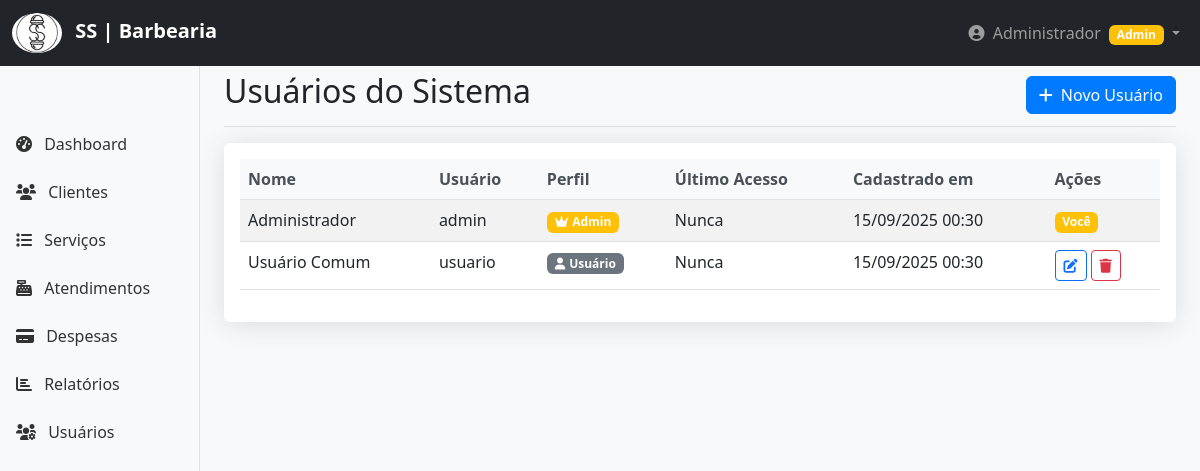
Page /pages/usuarios.php (signed in) on the committed database.
### tables this page shows
CREATE TABLE IF NOT EXISTS usuarios (
    id INT AUTO_INCREMENT PRIMARY KEY,
    nome VARCHAR(100) NOT NULL,
    usuario VARCHAR(50) NOT NULL UNIQUE,
    senha_hash VARCHAR(255) NOT NULL,
    perfil ENUM('admin', 'usuario') DEFAULT 'usuario',
    ativo TINYINT(1) DEFAULT 1,
    ultimo_login TIMESTAMP NULL,
    created_at TIMESTAMP DEFAULT CURRENT_TIMESTAMP,
    updated_at TIMESTAMP DEFAULT CURRENT_TIMESTAMP ON UPDATE CURRENT_TIMESTAMP
);

### includes/Usuario.php (called while the page is built, shortened)
<?php
class Usuario {
    private $conn;
    private $table_name = "usuarios";
    public function __construct($db) {
        $this->conn = $db;
    }
    function readAll() {
        $query = "SELECT id, nome, usuario, perfil, ativo, ultimo_login, created_at
                 FROM " . $this->table_name . "
                 WHERE ativo = 1
                 ORDER BY nome ASC";
        $stmt = $this->conn->prepare($query);
        $stmt->execute();
        return $stmt;
    }
}
?>

### pages/usuarios.php (the view, shortened to what this page needs)
<?php
require_once(__DIR__ . '/../auth/check_auth.php');
require_once(__DIR__ . '/../includes/Usuario.php');
$database = new Database();
$db = $database->getConnection();
$usuario = new Usuario($db);
$stmt = $usuario->readAll();
?>
<!DOCTYPE html>
<html lang="pt-BR">
<head>
    <link href="https://cdn.jsdelivr.net/npm/bootstrap@5.3.0/dist/css/bootstrap.min.css" rel="stylesheet">
    <link href="https://cdnjs.cloudflare.com/ajax/libs/font-awesome/6.0.0/css/all.min.css" rel="stylesheet">
    <link href="../assets/css/style.css" rel="stylesheet">
</head>
<body>
    <?php include '../includes/header.php'; ?>
    <div class="container-fluid">
        <div class="row">
            <?php include '../includes/sidebar.php'; ?>
            <main class="col-md-9 ms-sm-auto col-lg-10 px-md-4">
                <div class="d-flex justify-content-between flex-wrap flex-md-nowrap align-items-center pt-3 pb-2 mb-3 border-bottom">
                    <h1 class="h2">Usuários do Sistema</h1>
                    <button type="button" class="btn btn-primary" data-bs-toggle="modal" data-bs-target="#usuarioModal">
                        <i class="fas fa-plus me-2"></i>Novo Usuário
                    </button>
                </div>
                <div class="card">
                    <div class="card-body">
                        <div class="table-responsive">
                            <table class="table table-striped">
                                <thead>
                                    <tr>
                                        <th>Nome</th>
                                        <th>Usuário</th>
                                        <th>Perfil</th>
                                        <th>Último Acesso</th>
                                        <th>Cadastrado em</th>
                                        <th>Ações</th>
                                    </tr>
                                </thead>
                                <tbody>
                                    <?php
                                    while ($row = $stmt->fetch(PDO::FETCH_ASSOC)) {
                                        extract($row);
                                        echo "<tr>";
                                        echo "<td>{$nome}</td>";
                                        echo "<td>{$usuario}</td>";
                                        echo "<td>";
                                        if ($perfil === 'admin') {
                                            echo "<span class='badge bg-warning'><i class='fas fa-crown me-1'></i>Admin</span>";
                                        } else {
                                            echo "<span class='badge bg-secondary'><i class='fas fa-user me-1'></i>Usuário</span>";
                                        }
                                        echo "</td>";
                                        echo "<td>" . ($ultimo_login ? date('d/m/Y H:i', strtotime($ultimo_login)) : 'Nunca') . "</td>";
                                        echo "<td>" . date('d/m/Y H:i', strtotime($created_at)) . "</td>";
                                        echo "<td>";
                                        if ($id != $_SESSION['user_id']) {
                                            echo "<button class='btn btn-sm btn-outline-primary me-1' onclick='editarUsuario({$id}, \"{$nome}\", \"{$usuario}\", \"{$perfil}\")'>";
                                            echo "<i class='fas fa-edit'></i>";
                                            echo "</button>";
                                            echo "<button class='btn btn-sm btn-outline-danger' onclick='confirmarExclusao({$id}, \"{$nome}\")'>";
                                            echo "<i class='fas fa-trash'></i>";
                                            echo "</button>";
                                        } else {
                                            echo "<span class='badge bg-warning'>Você</span>";
                                        }
                                        echo "</td>";
                                        echo "</tr>";
                                    }
                                    ?>
                                </tbody>
                            </table>
                        </div>
                    </div>
                </div>
            </main>
        </div>
    </div>
</body>
</html>

### assets/css/style.css (style rules this page uses)
body { font-family: 'Segoe UI', Tahoma, Geneva, Verdana, sans-serif; padding-top: 56px; background-color: #f8f9fa; }
.table th { border-top: none; font-weight: 600; color: #495057; background-color: #f8f9fa; }
.table-striped tbody tr:nth-of-type(odd) { background-color: rgba(0, 123, 255, 0.05); }
.btn-primary { background-color: #007bff; border-color: #007bff; transition: all 0.3s ease; }
.card { border: none; box-shadow: 0 0.15rem 1.75rem 0 rgba(58, 59, 69, 0.15); transition: all 0.3s ease; }
.card, .alert { animation: fadeIn 0.5s ease-out; }

### rows in the picture
usuarios: nome "Administrador", usuario "admin", perfil "admin" (drawn), created_at "15/09/2025 00:30", shows "Você"
usuarios: nome "Usuário Comum", usuario "usuario", perfil "usuario" (drawn), created_at "15/09/2025 00:30"

### other values in the picture
getUserName() "Administrador"
